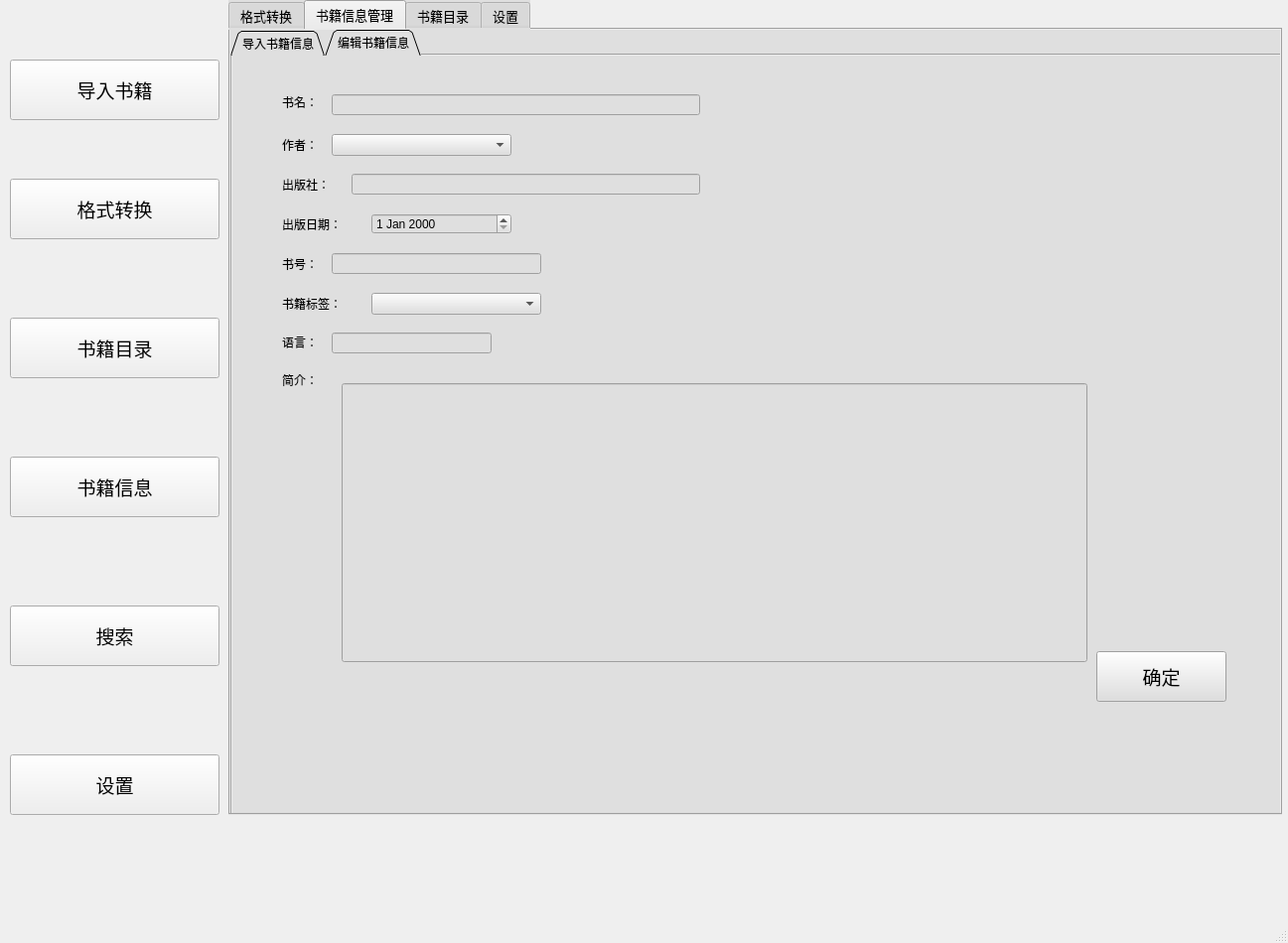
<?xml version="1.0" encoding="UTF-8"?>
<ui version="4.0">
 <class>MainWindow</class>
 <widget class="QMainWindow" name="MainWindow">
  <property name="geometry">
   <rect>
    <x>0</x>
    <y>0</y>
    <width>1297</width>
    <height>950</height>
   </rect>
  </property>
  <property name="windowTitle">
   <string>多功能电子书管理软件</string>
  </property>
  <property name="iconSize">
   <size>
    <width>60</width>
    <height>60</height>
   </size>
  </property>
  <widget class="QWidget" name="centralwidget">
   <widget class="QPushButton" name="book_infoButton">
    <property name="geometry">
     <rect>
      <x>10</x>
      <y>460</y>
      <width>211</width>
      <height>61</height>
     </rect>
    </property>
    <property name="font">
     <font>
      <family>隶书</family>
      <pointsize>14</pointsize>
     </font>
    </property>
    <property name="text">
     <string>书籍信息</string>
    </property>
    <property name="icon">
     <iconset resource="icons.qrc">
      <normaloff>:/icons/book_info.png</normaloff>:/icons/book_info.png</iconset>
    </property>
    <property name="iconSize">
     <size>
      <width>40</width>
      <height>55</height>
     </size>
    </property>
   </widget>
   <widget class="QPushButton" name="change_formButton">
    <property name="geometry">
     <rect>
      <x>10</x>
      <y>180</y>
      <width>211</width>
      <height>61</height>
     </rect>
    </property>
    <property name="font">
     <font>
      <family>隶书</family>
      <pointsize>14</pointsize>
     </font>
    </property>
    <property name="text">
     <string>格式转换</string>
    </property>
    <property name="icon">
     <iconset resource="icons.qrc">
      <normaloff>:/icons/change_form.png</normaloff>:/icons/change_form.png</iconset>
    </property>
    <property name="iconSize">
     <size>
      <width>40</width>
      <height>55</height>
     </size>
    </property>
   </widget>
   <widget class="QPushButton" name="searchButton">
    <property name="geometry">
     <rect>
      <x>10</x>
      <y>610</y>
      <width>211</width>
      <height>61</height>
     </rect>
    </property>
    <property name="font">
     <font>
      <family>隶书</family>
      <pointsize>14</pointsize>
     </font>
    </property>
    <property name="text">
     <string>搜索</string>
    </property>
    <property name="icon">
     <iconset resource="icons.qrc">
      <normaloff>:/icons/search.png</normaloff>:/icons/search.png</iconset>
    </property>
    <property name="iconSize">
     <size>
      <width>40</width>
      <height>55</height>
     </size>
    </property>
   </widget>
   <widget class="QPushButton" name="book_catalogueButton">
    <property name="geometry">
     <rect>
      <x>10</x>
      <y>320</y>
      <width>211</width>
      <height>61</height>
     </rect>
    </property>
    <property name="font">
     <font>
      <family>隶书</family>
      <pointsize>14</pointsize>
     </font>
    </property>
    <property name="text">
     <string>书籍目录</string>
    </property>
    <property name="icon">
     <iconset resource="icons.qrc">
      <normaloff>:/icons/book_catalogue.png</normaloff>:/icons/book_catalogue.png</iconset>
    </property>
    <property name="iconSize">
     <size>
      <width>40</width>
      <height>55</height>
     </size>
    </property>
   </widget>
   <widget class="QPushButton" name="change_formButton_2">
    <property name="geometry">
     <rect>
      <x>10</x>
      <y>60</y>
      <width>211</width>
      <height>61</height>
     </rect>
    </property>
    <property name="font">
     <font>
      <family>隶书</family>
      <pointsize>14</pointsize>
     </font>
    </property>
    <property name="text">
     <string>导入书籍</string>
    </property>
    <property name="icon">
     <iconset resource="icons.qrc">
      <normaloff>:/icons/import_book.png</normaloff>:/icons/import_book.png</iconset>
    </property>
    <property name="iconSize">
     <size>
      <width>40</width>
      <height>55</height>
     </size>
    </property>
   </widget>
   <widget class="QPushButton" name="settingsButton">
    <property name="geometry">
     <rect>
      <x>10</x>
      <y>760</y>
      <width>211</width>
      <height>61</height>
     </rect>
    </property>
    <property name="font">
     <font>
      <family>隶书</family>
      <pointsize>14</pointsize>
     </font>
    </property>
    <property name="text">
     <string>设置</string>
    </property>
    <property name="icon">
     <iconset resource="icons.qrc">
      <normaloff>:/icons/settings.png</normaloff>:/icons/settings.png</iconset>
    </property>
    <property name="iconSize">
     <size>
      <width>40</width>
      <height>55</height>
     </size>
    </property>
   </widget>
   <widget class="QTabWidget" name="settingsWidget">
    <property name="geometry">
     <rect>
      <x>230</x>
      <y>0</y>
      <width>1061</width>
      <height>821</height>
     </rect>
    </property>
    <property name="font">
     <font>
      <family>新宋体</family>
      <pointsize>10</pointsize>
     </font>
    </property>
    <property name="styleSheet">
     <string notr="true">background-color: rgb(223, 223, 223);</string>
    </property>
    <property name="tabShape">
     <enum>QTabWidget::Rounded</enum>
    </property>
    <property name="currentIndex">
     <number>1</number>
    </property>
    <widget class="QWidget" name="tab_4">
     <attribute name="title">
      <string>格式转换</string>
     </attribute>
     <widget class="QPushButton" name="crepdf_Button">
      <property name="geometry">
       <rect>
        <x>20</x>
        <y>50</y>
        <width>191</width>
        <height>51</height>
       </rect>
      </property>
      <property name="font">
       <font>
        <family>隶书</family>
        <pointsize>12</pointsize>
       </font>
      </property>
      <property name="text">
       <string>创建PDF文档</string>
      </property>
      <property name="icon">
       <iconset resource="icons.qrc">
        <normaloff>:/icons/pdf_logo.png</normaloff>:/icons/pdf_logo.png</iconset>
      </property>
      <property name="iconSize">
       <size>
        <width>30</width>
        <height>40</height>
       </size>
      </property>
     </widget>
     <widget class="QPushButton" name="changetype_Button">
      <property name="geometry">
       <rect>
        <x>20</x>
        <y>150</y>
        <width>191</width>
        <height>51</height>
       </rect>
      </property>
      <property name="font">
       <font>
        <family>隶书</family>
        <pointsize>12</pointsize>
       </font>
      </property>
      <property name="text">
       <string>更改文件类型</string>
      </property>
      <property name="icon">
       <iconset resource="icons.qrc">
        <normaloff>:/icons/change_logo.png</normaloff>:/icons/change_logo.png</iconset>
      </property>
      <property name="iconSize">
       <size>
        <width>30</width>
        <height>40</height>
       </size>
      </property>
     </widget>
     <widget class="QTabWidget" name="tabWidget_5">
      <property name="geometry">
       <rect>
        <x>250</x>
        <y>10</y>
        <width>791</width>
        <height>771</height>
       </rect>
      </property>
      <property name="tabShape">
       <enum>QTabWidget::Triangular</enum>
      </property>
      <property name="currentIndex">
       <number>1</number>
      </property>
      <widget class="QWidget" name="tab_15">
       <attribute name="title">
        <string>创建PDF文档</string>
       </attribute>
       <widget class="QLabel" name="label_26">
        <property name="geometry">
         <rect>
          <x>40</x>
          <y>10</y>
          <width>321</width>
          <height>31</height>
         </rect>
        </property>
        <property name="font">
         <font>
          <family>黑体</family>
          <pointsize>11</pointsize>
         </font>
        </property>
        <property name="text">
         <string>·保留布局、格式、字体和图像</string>
        </property>
       </widget>
       <widget class="QLabel" name="label_27">
        <property name="geometry">
         <rect>
          <x>40</x>
          <y>40</y>
          <width>321</width>
          <height>31</height>
         </rect>
        </property>
        <property name="font">
         <font>
          <family>黑体</family>
          <pointsize>11</pointsize>
         </font>
        </property>
        <property name="text">
         <string>·内容不能轻易更改</string>
        </property>
       </widget>
       <widget class="QLabel" name="label_28">
        <property name="geometry">
         <rect>
          <x>40</x>
          <y>70</y>
          <width>321</width>
          <height>31</height>
         </rect>
        </property>
        <property name="font">
         <font>
          <family>黑体</family>
          <pointsize>11</pointsize>
         </font>
        </property>
        <property name="text">
         <string>·可提供了免费查看器</string>
        </property>
       </widget>
       <widget class="QPushButton" name="convertpdf_Button">
        <property name="geometry">
         <rect>
          <x>80</x>
          <y>130</y>
          <width>121</width>
          <height>111</height>
         </rect>
        </property>
        <property name="font">
         <font>
          <family>隶书</family>
          <pointsize>11</pointsize>
         </font>
        </property>
        <property name="text">
         <string/>
        </property>
        <property name="icon">
         <iconset resource="icons.qrc">
          <normaloff>:/icons/pdf_out.png</normaloff>:/icons/pdf_out.png</iconset>
        </property>
        <property name="iconSize">
         <size>
          <width>80</width>
          <height>60</height>
         </size>
        </property>
       </widget>
       <widget class="QLabel" name="label_29">
        <property name="geometry">
         <rect>
          <x>100</x>
          <y>220</y>
          <width>81</width>
          <height>16</height>
         </rect>
        </property>
        <property name="font">
         <font>
          <family>隶书</family>
          <pointsize>11</pointsize>
         </font>
        </property>
        <property name="text">
         <string>转换为PDF</string>
        </property>
       </widget>
      </widget>
      <widget class="QWidget" name="tab_16">
       <attribute name="title">
        <string>更改文件类型</string>
       </attribute>
       <widget class="QPushButton" name="convertword_Button">
        <property name="geometry">
         <rect>
          <x>40</x>
          <y>20</y>
          <width>201</width>
          <height>91</height>
         </rect>
        </property>
        <property name="font">
         <font>
          <family>隶书</family>
          <pointsize>13</pointsize>
         </font>
        </property>
        <property name="text">
         <string>文档</string>
        </property>
        <property name="icon">
         <iconset resource="icons.qrc">
          <normaloff>:/icons/word_logo.png</normaloff>:/icons/word_logo.png</iconset>
        </property>
        <property name="iconSize">
         <size>
          <width>30</width>
          <height>60</height>
         </size>
        </property>
       </widget>
       <widget class="QPushButton" name="converttxt_Button">
        <property name="geometry">
         <rect>
          <x>40</x>
          <y>130</y>
          <width>201</width>
          <height>91</height>
         </rect>
        </property>
        <property name="font">
         <font>
          <family>隶书</family>
          <pointsize>13</pointsize>
         </font>
        </property>
        <property name="text">
         <string>纯文本</string>
        </property>
        <property name="icon">
         <iconset resource="icons.qrc">
          <normaloff>:/icons/txt_logo.png</normaloff>:/icons/txt_logo.png</iconset>
        </property>
        <property name="iconSize">
         <size>
          <width>30</width>
          <height>60</height>
         </size>
        </property>
       </widget>
       <widget class="QLabel" name="label_30">
        <property name="geometry">
         <rect>
          <x>80</x>
          <y>90</y>
          <width>141</width>
          <height>16</height>
         </rect>
        </property>
        <property name="font">
         <font>
          <family>黑体</family>
          <pointsize>9</pointsize>
         </font>
        </property>
        <property name="text">
         <string>使用Word文档格式</string>
        </property>
       </widget>
       <widget class="QLabel" name="label_31">
        <property name="geometry">
         <rect>
          <x>70</x>
          <y>200</y>
          <width>161</width>
          <height>16</height>
         </rect>
        </property>
        <property name="font">
         <font>
          <family>黑体</family>
          <pointsize>9</pointsize>
         </font>
        </property>
        <property name="text">
         <string>仅包含您文档中的文本</string>
        </property>
       </widget>
       <widget class="QPushButton" name="convert_wait_Button">
        <property name="geometry">
         <rect>
          <x>40</x>
          <y>240</y>
          <width>201</width>
          <height>91</height>
         </rect>
        </property>
        <property name="font">
         <font>
          <family>隶书</family>
          <pointsize>12</pointsize>
         </font>
        </property>
        <property name="text">
         <string>其他格式（待定）</string>
        </property>
       </widget>
      </widget>
     </widget>
    </widget>
    <widget class="QWidget" name="tab_3">
     <attribute name="title">
      <string>书籍信息管理</string>
     </attribute>
     <widget class="QLabel" name="label">
      <property name="geometry">
       <rect>
        <x>60</x>
        <y>-540</y>
        <width>72</width>
        <height>16</height>
       </rect>
      </property>
      <property name="text">
       <string>书名：</string>
      </property>
     </widget>
     <widget class="QLineEdit" name="addinfo_book_name">
      <property name="geometry">
       <rect>
        <x>110</x>
        <y>-540</y>
        <width>371</width>
        <height>21</height>
       </rect>
      </property>
     </widget>
     <widget class="QLabel" name="label_2">
      <property name="geometry">
       <rect>
        <x>60</x>
        <y>-499</y>
        <width>72</width>
        <height>20</height>
       </rect>
      </property>
      <property name="text">
       <string>作者：</string>
      </property>
     </widget>
     <widget class="QLabel" name="label_3">
      <property name="geometry">
       <rect>
        <x>60</x>
        <y>-459</y>
        <width>72</width>
        <height>20</height>
       </rect>
      </property>
      <property name="text">
       <string>出版社：</string>
      </property>
     </widget>
     <widget class="QLineEdit" name="addinfo_press">
      <property name="geometry">
       <rect>
        <x>130</x>
        <y>-460</y>
        <width>351</width>
        <height>21</height>
       </rect>
      </property>
     </widget>
     <widget class="QLabel" name="label_4">
      <property name="geometry">
       <rect>
        <x>60</x>
        <y>-425</y>
        <width>81</width>
        <height>31</height>
       </rect>
      </property>
      <property name="text">
       <string>出版日期：</string>
      </property>
     </widget>
     <widget class="QLabel" name="label_5">
      <property name="geometry">
       <rect>
        <x>60</x>
        <y>-300</y>
        <width>72</width>
        <height>20</height>
       </rect>
      </property>
      <property name="text">
       <string>语言：</string>
      </property>
     </widget>
     <widget class="QLineEdit" name="addinfo_language">
      <property name="geometry">
       <rect>
        <x>110</x>
        <y>-300</y>
        <width>161</width>
        <height>21</height>
       </rect>
      </property>
     </widget>
     <widget class="QLabel" name="label_6">
      <property name="geometry">
       <rect>
        <x>60</x>
        <y>-379</y>
        <width>72</width>
        <height>20</height>
       </rect>
      </property>
      <property name="text">
       <string>书号：</string>
      </property>
     </widget>
     <widget class="QLineEdit" name="addinfo_lineEdit">
      <property name="geometry">
       <rect>
        <x>110</x>
        <y>-380</y>
        <width>211</width>
        <height>21</height>
       </rect>
      </property>
     </widget>
     <widget class="QLabel" name="label_7">
      <property name="geometry">
       <rect>
        <x>60</x>
        <y>-260</y>
        <width>72</width>
        <height>15</height>
       </rect>
      </property>
      <property name="text">
       <string>简介：</string>
      </property>
     </widget>
     <widget class="QComboBox" name="addinfo_writer">
      <property name="geometry">
       <rect>
        <x>110</x>
        <y>-500</y>
        <width>181</width>
        <height>22</height>
       </rect>
      </property>
     </widget>
     <widget class="QLabel" name="label_8">
      <property name="geometry">
       <rect>
        <x>60</x>
        <y>-339</y>
        <width>81</width>
        <height>20</height>
       </rect>
      </property>
      <property name="text">
       <string>书籍标签：</string>
      </property>
     </widget>
     <widget class="QComboBox" name="addinfo_book_tab">
      <property name="geometry">
       <rect>
        <x>150</x>
        <y>-340</y>
        <width>171</width>
        <height>22</height>
       </rect>
      </property>
     </widget>
     <widget class="QDateEdit" name="addinfo_publication_date">
      <property name="geometry">
       <rect>
        <x>150</x>
        <y>-420</y>
        <width>141</width>
        <height>21</height>
       </rect>
      </property>
     </widget>
     <widget class="QTabWidget" name="tabWidget">
      <property name="geometry">
       <rect>
        <x>0</x>
        <y>0</y>
        <width>1071</width>
        <height>801</height>
       </rect>
      </property>
      <property name="tabShape">
       <enum>QTabWidget::Triangular</enum>
      </property>
      <property name="currentIndex">
       <number>1</number>
      </property>
      <widget class="QWidget" name="tab_8">
       <attribute name="title">
        <string>导入书籍信息</string>
       </attribute>
       <widget class="QLabel" name="label_16">
        <property name="geometry">
         <rect>
          <x>50</x>
          <y>319</y>
          <width>41</width>
          <height>16</height>
         </rect>
        </property>
        <property name="text">
         <string>简介：</string>
        </property>
       </widget>
       <widget class="QComboBox" name="addinfo_writer_2">
        <property name="geometry">
         <rect>
          <x>100</x>
          <y>80</y>
          <width>181</width>
          <height>22</height>
         </rect>
        </property>
       </widget>
       <widget class="QComboBox" name="addinfo_book_tab_2">
        <property name="geometry">
         <rect>
          <x>140</x>
          <y>239</y>
          <width>171</width>
          <height>22</height>
         </rect>
        </property>
       </widget>
       <widget class="QLabel" name="label_12">
        <property name="geometry">
         <rect>
          <x>50</x>
          <y>120</y>
          <width>61</width>
          <height>20</height>
         </rect>
        </property>
        <property name="text">
         <string>出版社：</string>
        </property>
       </widget>
       <widget class="QLineEdit" name="addinfo_book_name_2">
        <property name="geometry">
         <rect>
          <x>100</x>
          <y>39</y>
          <width>371</width>
          <height>21</height>
         </rect>
        </property>
       </widget>
       <widget class="QTabWidget" name="tabWidget_3">
        <property name="geometry">
         <rect>
          <x>60</x>
          <y>780</y>
          <width>1191</width>
          <height>711</height>
         </rect>
        </property>
        <property name="currentIndex">
         <number>0</number>
        </property>
        <widget class="QWidget" name="tab_10">
         <attribute name="title">
          <string>Tab 1</string>
         </attribute>
        </widget>
        <widget class="QWidget" name="tab_11">
         <attribute name="title">
          <string>Tab 2</string>
         </attribute>
        </widget>
       </widget>
       <widget class="QLabel" name="label_9">
        <property name="geometry">
         <rect>
          <x>50</x>
          <y>279</y>
          <width>41</width>
          <height>20</height>
         </rect>
        </property>
        <property name="text">
         <string>语言：</string>
        </property>
       </widget>
       <widget class="QLineEdit" name="addinfo_language_2">
        <property name="geometry">
         <rect>
          <x>100</x>
          <y>279</y>
          <width>161</width>
          <height>21</height>
         </rect>
        </property>
       </widget>
       <widget class="QLabel" name="label_13">
        <property name="geometry">
         <rect>
          <x>50</x>
          <y>154</y>
          <width>81</width>
          <height>31</height>
         </rect>
        </property>
        <property name="text">
         <string>出版日期：</string>
        </property>
       </widget>
       <widget class="QLineEdit" name="addinfo_introduction">
        <property name="geometry">
         <rect>
          <x>110</x>
          <y>330</y>
          <width>751</width>
          <height>281</height>
         </rect>
        </property>
       </widget>
       <widget class="QLabel" name="label_15">
        <property name="geometry">
         <rect>
          <x>50</x>
          <y>200</y>
          <width>41</width>
          <height>20</height>
         </rect>
        </property>
        <property name="text">
         <string>书号：</string>
        </property>
       </widget>
       <widget class="QDateEdit" name="addinfo_publication_date_2">
        <property name="geometry">
         <rect>
          <x>140</x>
          <y>159</y>
          <width>141</width>
          <height>21</height>
         </rect>
        </property>
       </widget>
       <widget class="QLabel" name="label_11">
        <property name="geometry">
         <rect>
          <x>50</x>
          <y>240</y>
          <width>81</width>
          <height>20</height>
         </rect>
        </property>
        <property name="text">
         <string>书籍标签：</string>
        </property>
       </widget>
       <widget class="QPushButton" name="addinfo_book_saveButton">
        <property name="geometry">
         <rect>
          <x>870</x>
          <y>600</y>
          <width>131</width>
          <height>51</height>
         </rect>
        </property>
        <property name="font">
         <font>
          <family>微软雅黑</family>
          <pointsize>14</pointsize>
         </font>
        </property>
        <property name="text">
         <string>导入</string>
        </property>
       </widget>
       <widget class="QLabel" name="label_14">
        <property name="geometry">
         <rect>
          <x>50</x>
          <y>80</y>
          <width>41</width>
          <height>20</height>
         </rect>
        </property>
        <property name="text">
         <string>作者：</string>
        </property>
       </widget>
       <widget class="QLabel" name="label_10">
        <property name="geometry">
         <rect>
          <x>50</x>
          <y>39</y>
          <width>41</width>
          <height>16</height>
         </rect>
        </property>
        <property name="text">
         <string>书名：</string>
        </property>
       </widget>
       <widget class="QLineEdit" name="addinfo_press_2">
        <property name="geometry">
         <rect>
          <x>120</x>
          <y>119</y>
          <width>351</width>
          <height>21</height>
         </rect>
        </property>
       </widget>
       <widget class="QLineEdit" name="addinfo_lineEdit_2">
        <property name="geometry">
         <rect>
          <x>100</x>
          <y>199</y>
          <width>211</width>
          <height>21</height>
         </rect>
        </property>
       </widget>
      </widget>
      <widget class="QWidget" name="tab_9">
       <attribute name="title">
        <string>编辑书籍信息</string>
       </attribute>
       <widget class="QLabel" name="label_17">
        <property name="geometry">
         <rect>
          <x>50</x>
          <y>279</y>
          <width>41</width>
          <height>20</height>
         </rect>
        </property>
        <property name="text">
         <string>语言：</string>
        </property>
       </widget>
       <widget class="QLabel" name="label_18">
        <property name="geometry">
         <rect>
          <x>50</x>
          <y>39</y>
          <width>41</width>
          <height>16</height>
         </rect>
        </property>
        <property name="text">
         <string>书名：</string>
        </property>
       </widget>
       <widget class="QLineEdit" name="editinfo_language">
        <property name="geometry">
         <rect>
          <x>100</x>
          <y>279</y>
          <width>161</width>
          <height>21</height>
         </rect>
        </property>
       </widget>
       <widget class="QLineEdit" name="editinfo_book_name">
        <property name="geometry">
         <rect>
          <x>100</x>
          <y>39</y>
          <width>371</width>
          <height>21</height>
         </rect>
        </property>
       </widget>
       <widget class="QComboBox" name="editinfo_book_tab">
        <property name="geometry">
         <rect>
          <x>140</x>
          <y>239</y>
          <width>171</width>
          <height>22</height>
         </rect>
        </property>
       </widget>
       <widget class="QLabel" name="label_19">
        <property name="geometry">
         <rect>
          <x>50</x>
          <y>240</y>
          <width>81</width>
          <height>20</height>
         </rect>
        </property>
        <property name="text">
         <string>书籍标签：</string>
        </property>
       </widget>
       <widget class="QTabWidget" name="tabWidget_4">
        <property name="geometry">
         <rect>
          <x>70</x>
          <y>799</y>
          <width>1191</width>
          <height>711</height>
         </rect>
        </property>
        <property name="currentIndex">
         <number>0</number>
        </property>
        <widget class="QWidget" name="tab_12">
         <attribute name="title">
          <string>Tab 1</string>
         </attribute>
        </widget>
        <widget class="QWidget" name="tab_13">
         <attribute name="title">
          <string>Tab 2</string>
         </attribute>
        </widget>
       </widget>
       <widget class="QDateEdit" name="editinfo_publication_date">
        <property name="geometry">
         <rect>
          <x>140</x>
          <y>159</y>
          <width>141</width>
          <height>21</height>
         </rect>
        </property>
       </widget>
       <widget class="QLineEdit" name="editinfo_lineEdit">
        <property name="geometry">
         <rect>
          <x>100</x>
          <y>199</y>
          <width>211</width>
          <height>21</height>
         </rect>
        </property>
       </widget>
       <widget class="QComboBox" name="editinfo_writer">
        <property name="geometry">
         <rect>
          <x>100</x>
          <y>79</y>
          <width>181</width>
          <height>22</height>
         </rect>
        </property>
       </widget>
       <widget class="QLabel" name="label_20">
        <property name="geometry">
         <rect>
          <x>50</x>
          <y>120</y>
          <width>61</width>
          <height>20</height>
         </rect>
        </property>
        <property name="text">
         <string>出版社：</string>
        </property>
       </widget>
       <widget class="QLabel" name="label_21">
        <property name="geometry">
         <rect>
          <x>50</x>
          <y>154</y>
          <width>81</width>
          <height>31</height>
         </rect>
        </property>
        <property name="text">
         <string>出版日期：</string>
        </property>
       </widget>
       <widget class="QLineEdit" name="editinfo_press">
        <property name="geometry">
         <rect>
          <x>120</x>
          <y>119</y>
          <width>351</width>
          <height>21</height>
         </rect>
        </property>
       </widget>
       <widget class="QLabel" name="label_22">
        <property name="geometry">
         <rect>
          <x>50</x>
          <y>80</y>
          <width>41</width>
          <height>20</height>
         </rect>
        </property>
        <property name="text">
         <string>作者：</string>
        </property>
       </widget>
       <widget class="QLabel" name="label_23">
        <property name="geometry">
         <rect>
          <x>50</x>
          <y>200</y>
          <width>41</width>
          <height>20</height>
         </rect>
        </property>
        <property name="text">
         <string>书号：</string>
        </property>
       </widget>
       <widget class="QLabel" name="label_24">
        <property name="geometry">
         <rect>
          <x>50</x>
          <y>319</y>
          <width>51</width>
          <height>16</height>
         </rect>
        </property>
        <property name="text">
         <string>简介：</string>
        </property>
       </widget>
       <widget class="QLineEdit" name="addinfo_introduction_4">
        <property name="geometry">
         <rect>
          <x>110</x>
          <y>330</y>
          <width>751</width>
          <height>281</height>
         </rect>
        </property>
       </widget>
       <widget class="QPushButton" name="addinfo_book_saveButton_4">
        <property name="geometry">
         <rect>
          <x>870</x>
          <y>600</y>
          <width>131</width>
          <height>51</height>
         </rect>
        </property>
        <property name="font">
         <font>
          <family>微软雅黑</family>
          <pointsize>14</pointsize>
         </font>
        </property>
        <property name="text">
         <string>确定</string>
        </property>
       </widget>
      </widget>
     </widget>
    </widget>
    <widget class="QWidget" name="tab_5">
     <attribute name="title">
      <string>书籍目录</string>
     </attribute>
     <widget class="QTabWidget" name="tabWidget_2">
      <property name="geometry">
       <rect>
        <x>0</x>
        <y>0</y>
        <width>1061</width>
        <height>791</height>
       </rect>
      </property>
      <property name="tabShape">
       <enum>QTabWidget::Triangular</enum>
      </property>
      <property name="currentIndex">
       <number>3</number>
      </property>
      <widget class="QWidget" name="tab">
       <attribute name="title">
        <string>全部书籍</string>
       </attribute>
       <widget class="QTableWidget" name="tableWidget">
        <property name="geometry">
         <rect>
          <x>30</x>
          <y>100</y>
          <width>1001</width>
          <height>651</height>
         </rect>
        </property>
        <column>
         <property name="text">
          <string>书名</string>
         </property>
        </column>
        <column>
         <property name="text">
          <string>作者</string>
         </property>
        </column>
        <column>
         <property name="text">
          <string>出版社</string>
         </property>
        </column>
        <column>
         <property name="text">
          <string>出版日期</string>
         </property>
        </column>
        <column>
         <property name="text">
          <string>标签</string>
         </property>
        </column>
       </widget>
       <widget class="QLabel" name="label_25">
        <property name="geometry">
         <rect>
          <x>70</x>
          <y>35</y>
          <width>51</width>
          <height>41</height>
         </rect>
        </property>
        <property name="font">
         <font>
          <family>黑体</family>
          <pointsize>11</pointsize>
         </font>
        </property>
        <property name="text">
         <string>书名：</string>
        </property>
       </widget>
       <widget class="QLineEdit" name="booknameclassify_searchbox">
        <property name="geometry">
         <rect>
          <x>120</x>
          <y>40</y>
          <width>211</width>
          <height>31</height>
         </rect>
        </property>
       </widget>
       <widget class="QPushButton" name="booknameclassify_search_buttom">
        <property name="geometry">
         <rect>
          <x>349</x>
          <y>39</y>
          <width>35</width>
          <height>35</height>
         </rect>
        </property>
        <property name="text">
         <string/>
        </property>
        <property name="icon">
         <iconset resource="icons.qrc">
          <normaloff>:/icons/search.png</normaloff>:/icons/search.png</iconset>
        </property>
        <property name="iconSize">
         <size>
          <width>25</width>
          <height>25</height>
         </size>
        </property>
       </widget>
      </widget>
      <widget class="QWidget" name="tab_6">
       <attribute name="title">
        <string>按作者</string>
       </attribute>
       <widget class="QLineEdit" name="writerclassify_searchbox">
        <property name="geometry">
         <rect>
          <x>120</x>
          <y>40</y>
          <width>211</width>
          <height>31</height>
         </rect>
        </property>
       </widget>
       <widget class="QTableWidget" name="tableWidget_3">
        <property name="geometry">
         <rect>
          <x>30</x>
          <y>100</y>
          <width>1001</width>
          <height>651</height>
         </rect>
        </property>
        <column>
         <property name="text">
          <string>作者</string>
         </property>
        </column>
        <column>
         <property name="text">
          <string>书名</string>
         </property>
        </column>
        <column>
         <property name="text">
          <string>出版社</string>
         </property>
        </column>
        <column>
         <property name="text">
          <string>出版日期</string>
         </property>
        </column>
        <column>
         <property name="text">
          <string>标签</string>
         </property>
        </column>
       </widget>
       <widget class="QPushButton" name="writerclassify_search_buttom">
        <property name="geometry">
         <rect>
          <x>349</x>
          <y>39</y>
          <width>35</width>
          <height>35</height>
         </rect>
        </property>
        <property name="text">
         <string/>
        </property>
        <property name="icon">
         <iconset resource="icons.qrc">
          <normaloff>:/icons/search.png</normaloff>:/icons/search.png</iconset>
        </property>
        <property name="iconSize">
         <size>
          <width>25</width>
          <height>25</height>
         </size>
        </property>
       </widget>
       <widget class="QLabel" name="label_33">
        <property name="geometry">
         <rect>
          <x>70</x>
          <y>35</y>
          <width>41</width>
          <height>41</height>
         </rect>
        </property>
        <property name="font">
         <font>
          <family>黑体</family>
          <pointsize>11</pointsize>
         </font>
        </property>
        <property name="text">
         <string>作者：</string>
        </property>
       </widget>
      </widget>
      <widget class="QWidget" name="tab_7">
       <attribute name="title">
        <string>按出版社</string>
       </attribute>
       <widget class="QPushButton" name="pressclassify_search_buttom">
        <property name="geometry">
         <rect>
          <x>349</x>
          <y>39</y>
          <width>35</width>
          <height>35</height>
         </rect>
        </property>
        <property name="text">
         <string/>
        </property>
        <property name="icon">
         <iconset resource="icons.qrc">
          <normaloff>:/icons/search.png</normaloff>:/icons/search.png</iconset>
        </property>
        <property name="iconSize">
         <size>
          <width>25</width>
          <height>25</height>
         </size>
        </property>
       </widget>
       <widget class="QLabel" name="lable">
        <property name="geometry">
         <rect>
          <x>50</x>
          <y>35</y>
          <width>71</width>
          <height>41</height>
         </rect>
        </property>
        <property name="font">
         <font>
          <family>黑体</family>
          <pointsize>11</pointsize>
         </font>
        </property>
        <property name="text">
         <string>出版社：</string>
        </property>
       </widget>
       <widget class="QLineEdit" name="pressclassify_searchbox">
        <property name="geometry">
         <rect>
          <x>120</x>
          <y>40</y>
          <width>211</width>
          <height>31</height>
         </rect>
        </property>
       </widget>
       <widget class="QTableWidget" name="tableWidget_6">
        <property name="geometry">
         <rect>
          <x>30</x>
          <y>100</y>
          <width>1001</width>
          <height>651</height>
         </rect>
        </property>
        <column>
         <property name="text">
          <string>出版社</string>
         </property>
        </column>
        <column>
         <property name="text">
          <string>书名</string>
         </property>
        </column>
        <column>
         <property name="text">
          <string>作者</string>
         </property>
        </column>
        <column>
         <property name="text">
          <string>出版日期</string>
         </property>
        </column>
        <column>
         <property name="text">
          <string>标签</string>
         </property>
        </column>
       </widget>
      </widget>
      <widget class="QWidget" name="tab_14">
       <attribute name="title">
        <string>按标签</string>
       </attribute>
       <widget class="QPushButton" name="tabclassify_search_buttom">
        <property name="geometry">
         <rect>
          <x>349</x>
          <y>39</y>
          <width>35</width>
          <height>35</height>
         </rect>
        </property>
        <property name="text">
         <string/>
        </property>
        <property name="icon">
         <iconset resource="icons.qrc">
          <normaloff>:/icons/search.png</normaloff>:/icons/search.png</iconset>
        </property>
        <property name="iconSize">
         <size>
          <width>25</width>
          <height>25</height>
         </size>
        </property>
       </widget>
       <widget class="QLabel" name="label_37">
        <property name="geometry">
         <rect>
          <x>70</x>
          <y>35</y>
          <width>51</width>
          <height>41</height>
         </rect>
        </property>
        <property name="font">
         <font>
          <family>黑体</family>
          <pointsize>11</pointsize>
         </font>
        </property>
        <property name="text">
         <string>标签：</string>
        </property>
       </widget>
       <widget class="QLineEdit" name="tabclassify_searchbox">
        <property name="geometry">
         <rect>
          <x>120</x>
          <y>40</y>
          <width>211</width>
          <height>31</height>
         </rect>
        </property>
       </widget>
       <widget class="QTableWidget" name="tableWidget_7">
        <property name="geometry">
         <rect>
          <x>30</x>
          <y>100</y>
          <width>1001</width>
          <height>651</height>
         </rect>
        </property>
        <column>
         <property name="text">
          <string>标签</string>
         </property>
        </column>
        <column>
         <property name="text">
          <string>书名</string>
         </property>
        </column>
        <column>
         <property name="text">
          <string>作者</string>
         </property>
        </column>
        <column>
         <property name="text">
          <string>出版社</string>
         </property>
        </column>
        <column>
         <property name="text">
          <string>出版日期</string>
         </property>
        </column>
       </widget>
      </widget>
     </widget>
    </widget>
    <widget class="QWidget" name="tab_2">
     <attribute name="title">
      <string>设置</string>
     </attribute>
    </widget>
   </widget>
  </widget>
  <widget class="QMenuBar" name="menubar">
   <property name="geometry">
    <rect>
     <x>0</x>
     <y>0</y>
     <width>1297</width>
     <height>26</height>
    </rect>
   </property>
  </widget>
  <widget class="QStatusBar" name="statusbar"/>
 </widget>
 <resources>
  <include location="icons.qrc"/>
 </resources>
 <connections/>
</ui>
